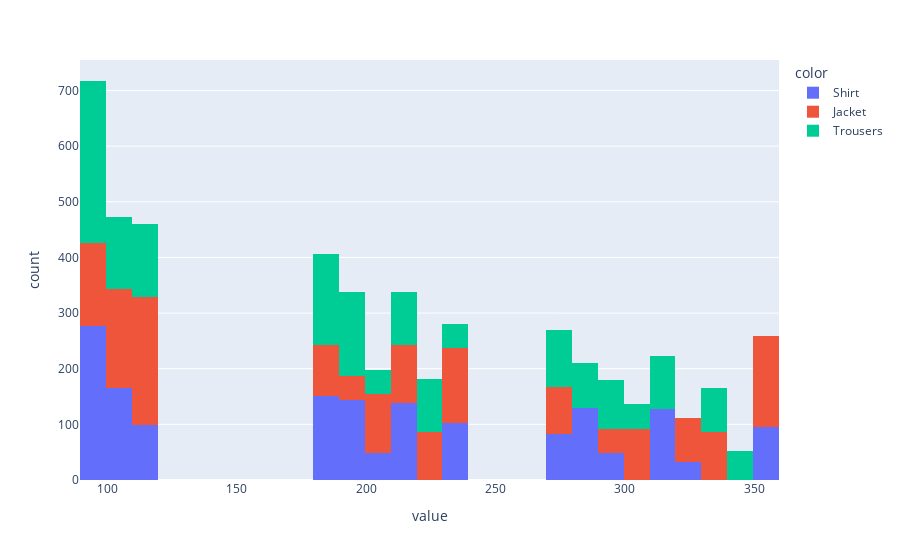

This figure's notebook cell:
### Code cell
# sales distribution
px.histogram(df['total_price'], color=df['product_type'])

### Figure 1 — Plotly figure (JSON) as saved in the notebook; plotly's stock layout.template omitted (floating-point values rounded to 4 significant figures; data arrays with more than 128 entries replaced by an {"elided": "..."} marker saying what was removed)
{"data": [{"alignmentgroup": "True", "bingroup": "x", "hovertemplate": "color=Shirt<br>value=%{x}<br>count=%{y}<extra></extra>", "legendgroup": "Shirt", "marker": {"color": "#636efa", "pattern": {"shape": ""}}, "name": "Shirt", "offsetgroup": "Shirt", "orientation": "v", "showlegend": true, "type": "histogram", "x": {"elided": "1641 int values"}, "xaxis": "x", "yaxis": "y"}, {"alignmentgroup": "True", "bingroup": "x", "hovertemplate": "color=Jacket<br>value=%{x}<br>count=%{y}<extra></extra>", "legendgroup": "Jacket", "marker": {"color": "#EF553B", "pattern": {"shape": ""}}, "name": "Jacket", "offsetgroup": "Jacket", "orientation": "v", "showlegend": true, "type": "histogram", "x": {"elided": "1676 int values"}, "xaxis": "x", "yaxis": "y"}, {"alignmentgroup": "True", "bingroup": "x", "hovertemplate": "color=Trousers<br>value=%{x}<br>count=%{y}<extra></extra>", "legendgroup": "Trousers", "marker": {"color": "#00cc96", "pattern": {"shape": ""}}, "name": "Trousers", "offsetgroup": "Trousers", "orientation": "v", "showlegend": true, "type": "histogram", "x": {"elided": "1683 int values"}, "xaxis": "x", "yaxis": "y"}], "layout": {"barmode": "relative", "legend": {"title": {"text": "color"}, "tracegroupgap": 0}, "margin": {"t": 60}, "xaxis": {"anchor": "y", "domain": [0, 1], "title": {"text": "value"}}, "yaxis": {"anchor": "x", "domain": [0, 1], "title": {"text": "count"}}}}
